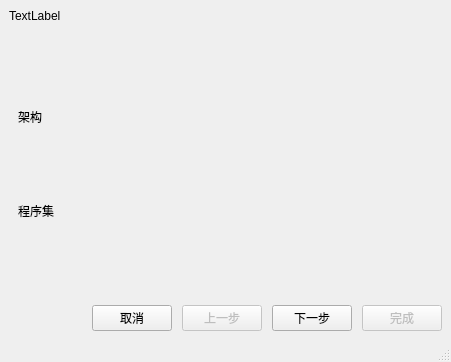
<?xml version="1.0" encoding="UTF-8"?>
<ui version="4.0">
 <class>ChoiceGuide</class>
 <widget class="QMainWindow" name="ChoiceGuide">
  <property name="windowModality">
   <enum>Qt::ApplicationModal</enum>
  </property>
  <property name="geometry">
   <rect>
    <x>0</x>
    <y>0</y>
    <width>451</width>
    <height>362</height>
   </rect>
  </property>
  <property name="minimumSize">
   <size>
    <width>451</width>
    <height>362</height>
   </size>
  </property>
  <property name="maximumSize">
   <size>
    <width>451</width>
    <height>362</height>
   </size>
  </property>
  <property name="windowTitle">
   <string>配置</string>
  </property>
  <property name="windowIcon">
   <iconset resource="../../../res.qrc">
    <normaloff>:/img/conf_icon.png</normaloff>:/img/conf_icon.png</iconset>
  </property>
  <widget class="QWidget" name="centralwidget">
   <layout class="QVBoxLayout" name="verticalLayout_2">
    <item>
     <widget class="QLabel" name="info_label">
      <property name="sizePolicy">
       <sizepolicy hsizetype="Preferred" vsizetype="Fixed">
        <horstretch>0</horstretch>
        <verstretch>0</verstretch>
       </sizepolicy>
      </property>
      <property name="text">
       <string>TextLabel</string>
      </property>
     </widget>
    </item>
    <item>
     <widget class="QStackedWidget" name="stacked_widget">
      <property name="currentIndex">
       <number>0</number>
      </property>
      <widget class="QWidget" name="arch_page">
       <layout class="QVBoxLayout" name="verticalLayout">
        <item>
         <widget class="QLabel" name="label_3">
          <property name="sizePolicy">
           <sizepolicy hsizetype="Fixed" vsizetype="Fixed">
            <horstretch>0</horstretch>
            <verstretch>0</verstretch>
           </sizepolicy>
          </property>
          <property name="text">
           <string>架构</string>
          </property>
         </widget>
        </item>
        <item>
         <layout class="QGridLayout" name="arch_grid">
          <property name="sizeConstraint">
           <enum>QLayout::SetDefaultConstraint</enum>
          </property>
          <property name="leftMargin">
           <number>30</number>
          </property>
          <property name="topMargin">
           <number>0</number>
          </property>
          <property name="rightMargin">
           <number>30</number>
          </property>
          <property name="bottomMargin">
           <number>0</number>
          </property>
          <property name="horizontalSpacing">
           <number>20</number>
          </property>
         </layout>
        </item>
        <item>
         <widget class="QLabel" name="label_4">
          <property name="sizePolicy">
           <sizepolicy hsizetype="Fixed" vsizetype="Fixed">
            <horstretch>0</horstretch>
            <verstretch>0</verstretch>
           </sizepolicy>
          </property>
          <property name="text">
           <string>程序集</string>
          </property>
         </widget>
        </item>
        <item>
         <layout class="QGridLayout" name="set_grid">
          <property name="sizeConstraint">
           <enum>QLayout::SetDefaultConstraint</enum>
          </property>
          <property name="leftMargin">
           <number>30</number>
          </property>
          <property name="topMargin">
           <number>0</number>
          </property>
          <property name="rightMargin">
           <number>30</number>
          </property>
          <property name="bottomMargin">
           <number>0</number>
          </property>
          <property name="horizontalSpacing">
           <number>20</number>
          </property>
         </layout>
        </item>
       </layout>
      </widget>
      <widget class="QWidget" name="prog_page">
       <layout class="QVBoxLayout" name="verticalLayout_4">
        <item>
         <widget class="QCheckBox" name="select_all">
          <property name="text">
           <string>全选</string>
          </property>
         </widget>
        </item>
        <item>
         <widget class="QListWidget" name="prog_list">
          <property name="selectionMode">
           <enum>QAbstractItemView::MultiSelection</enum>
          </property>
         </widget>
        </item>
       </layout>
      </widget>
      <widget class="QWidget" name="test_page">
       <layout class="QHBoxLayout" name="horizontalLayout_2" stretch="1,0,0">
        <item>
         <layout class="QVBoxLayout" name="verticalLayout_6">
          <item>
           <widget class="QLabel" name="label_2">
            <property name="text">
             <string>测试集</string>
            </property>
           </widget>
          </item>
          <item>
           <widget class="QListWidget" name="test_list"/>
          </item>
         </layout>
        </item>
        <item>
         <layout class="QVBoxLayout" name="verticalLayout_5">
          <item>
           <widget class="QLabel" name="label">
            <property name="text">
             <string>线程数</string>
            </property>
           </widget>
          </item>
          <item>
           <widget class="QSpinBox" name="thread_num_box"/>
          </item>
          <item>
           <spacer name="verticalSpacer">
            <property name="orientation">
             <enum>Qt::Vertical</enum>
            </property>
            <property name="sizeHint" stdset="0">
             <size>
              <width>20</width>
              <height>40</height>
             </size>
            </property>
           </spacer>
          </item>
         </layout>
        </item>
        <item>
         <spacer name="horizontalSpacer">
          <property name="orientation">
           <enum>Qt::Horizontal</enum>
          </property>
          <property name="sizeHint" stdset="0">
           <size>
            <width>40</width>
            <height>20</height>
           </size>
          </property>
         </spacer>
        </item>
       </layout>
      </widget>
     </widget>
    </item>
    <item>
     <layout class="QHBoxLayout" name="horizontalLayout" stretch="0,0,0,0,0">
      <property name="spacing">
       <number>10</number>
      </property>
      <property name="sizeConstraint">
       <enum>QLayout::SetFixedSize</enum>
      </property>
      <property name="leftMargin">
       <number>0</number>
      </property>
      <item>
       <spacer name="horizontalSpacer_2">
        <property name="orientation">
         <enum>Qt::Horizontal</enum>
        </property>
        <property name="sizeHint" stdset="0">
         <size>
          <width>40</width>
          <height>20</height>
         </size>
        </property>
       </spacer>
      </item>
      <item>
       <widget class="QPushButton" name="cancel_button">
        <property name="text">
         <string>取消</string>
        </property>
        <property name="checkable">
         <bool>false</bool>
        </property>
        <property name="checked">
         <bool>false</bool>
        </property>
        <property name="flat">
         <bool>false</bool>
        </property>
       </widget>
      </item>
      <item>
       <widget class="QPushButton" name="prev_button">
        <property name="enabled">
         <bool>false</bool>
        </property>
        <property name="text">
         <string>上一步</string>
        </property>
       </widget>
      </item>
      <item>
       <widget class="QPushButton" name="next_button">
        <property name="enabled">
         <bool>true</bool>
        </property>
        <property name="text">
         <string>下一步</string>
        </property>
       </widget>
      </item>
      <item>
       <widget class="QPushButton" name="finish_button">
        <property name="enabled">
         <bool>false</bool>
        </property>
        <property name="text">
         <string>完成</string>
        </property>
       </widget>
      </item>
     </layout>
    </item>
   </layout>
   <zorder>stacked_widget</zorder>
   <zorder>info_label</zorder>
   <zorder></zorder>
  </widget>
  <widget class="QMenuBar" name="menubar">
   <property name="geometry">
    <rect>
     <x>0</x>
     <y>0</y>
     <width>451</width>
     <height>22</height>
    </rect>
   </property>
  </widget>
  <widget class="QStatusBar" name="statusbar"/>
 </widget>
 <resources>
  <include location="../../../res.qrc"/>
 </resources>
 <connections/>
</ui>
